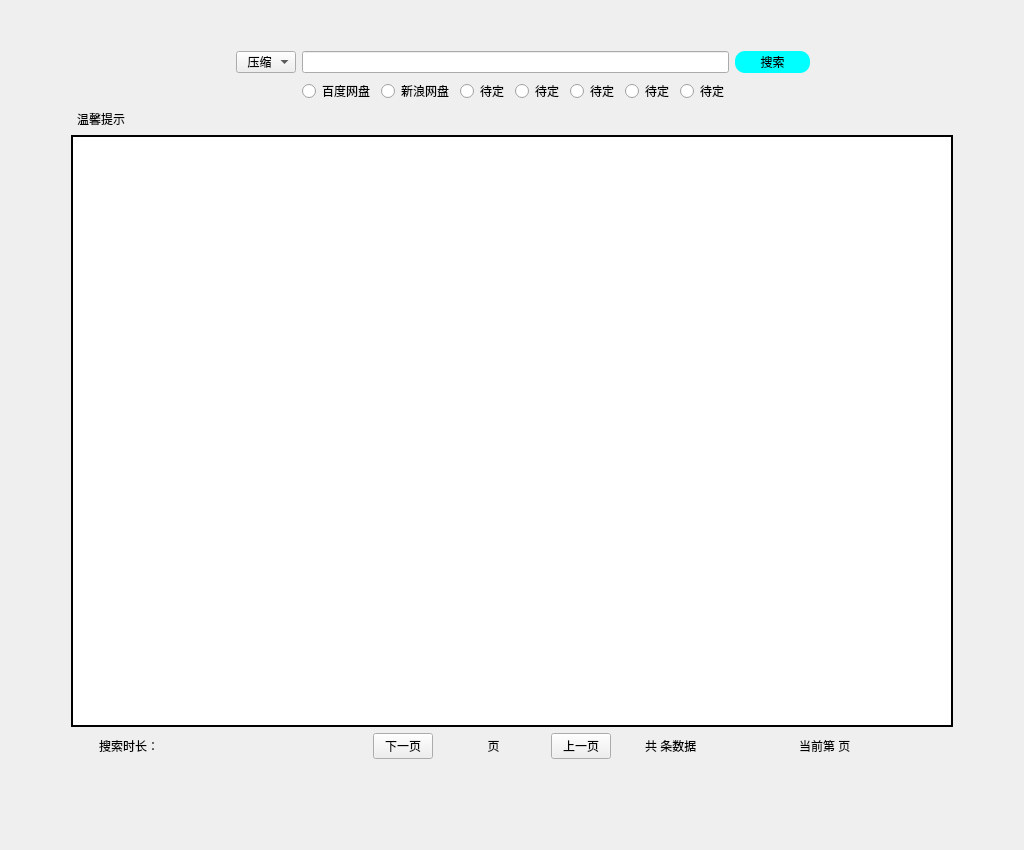
<?xml version="1.0" encoding="UTF-8"?>
<ui version="4.0">
 <class>window</class>
 <widget class="QWidget" name="window">
  <property name="geometry">
   <rect>
    <x>0</x>
    <y>0</y>
    <width>1024</width>
    <height>850</height>
   </rect>
  </property>
  <property name="minimumSize">
   <size>
    <width>1024</width>
    <height>850</height>
   </size>
  </property>
  <property name="windowTitle">
   <string>Form</string>
  </property>
  <property name="windowOpacity">
   <double>0.900000000000000</double>
  </property>
  <layout class="QGridLayout" name="gridLayout" rowstretch="0,0,0,0,0,0,0,0,0">
   <property name="sizeConstraint">
    <enum>QLayout::SetMinAndMaxSize</enum>
   </property>
   <item row="6" column="1" colspan="6">
    <layout class="QVBoxLayout" name="verticalLayout">
     <property name="spacing">
      <number>6</number>
     </property>
     <item>
      <widget class="QTableView" name="tableView">
       <property name="frameShape">
        <enum>QFrame::WinPanel</enum>
       </property>
       <property name="frameShadow">
        <enum>QFrame::Plain</enum>
       </property>
       <property name="lineWidth">
        <number>4</number>
       </property>
       <property name="midLineWidth">
        <number>4</number>
       </property>
       <property name="verticalScrollBarPolicy">
        <enum>Qt::ScrollBarAsNeeded</enum>
       </property>
       <property name="autoScrollMargin">
        <number>8</number>
       </property>
       <property name="dragEnabled">
        <bool>true</bool>
       </property>
       <property name="alternatingRowColors">
        <bool>true</bool>
       </property>
       <property name="selectionMode">
        <enum>QAbstractItemView::MultiSelection</enum>
       </property>
       <property name="iconSize">
        <size>
         <width>40</width>
         <height>40</height>
        </size>
       </property>
       <property name="gridStyle">
        <enum>Qt::DashLine</enum>
       </property>
       <property name="sortingEnabled">
        <bool>true</bool>
       </property>
       <attribute name="horizontalHeaderCascadingSectionResizes">
        <bool>false</bool>
       </attribute>
       <attribute name="horizontalHeaderStretchLastSection">
        <bool>true</bool>
       </attribute>
       <attribute name="verticalHeaderCascadingSectionResizes">
        <bool>false</bool>
       </attribute>
       <attribute name="verticalHeaderShowSortIndicator" stdset="0">
        <bool>true</bool>
       </attribute>
       <attribute name="verticalHeaderStretchLastSection">
        <bool>true</bool>
       </attribute>
      </widget>
     </item>
     <item>
      <layout class="QHBoxLayout" name="horizontalLayout_8">
       <item>
        <widget class="QLabel" name="lgtime">
         <property name="maximumSize">
          <size>
           <width>180</width>
           <height>16777215</height>
          </size>
         </property>
         <property name="text">
          <string>搜索时长：</string>
         </property>
        </widget>
       </item>
       <item>
        <spacer name="horizontalSpacer_7">
         <property name="orientation">
          <enum>Qt::Horizontal</enum>
         </property>
         <property name="sizeType">
          <enum>QSizePolicy::Maximum</enum>
         </property>
         <property name="sizeHint" stdset="0">
          <size>
           <width>60</width>
           <height>20</height>
          </size>
         </property>
        </spacer>
       </item>
       <item>
        <widget class="QPushButton" name="next">
         <property name="maximumSize">
          <size>
           <width>60</width>
           <height>16777215</height>
          </size>
         </property>
         <property name="text">
          <string>下一页</string>
         </property>
        </widget>
       </item>
       <item>
        <widget class="QLabel" name="page">
         <property name="sizePolicy">
          <sizepolicy hsizetype="Minimum" vsizetype="Minimum">
           <horstretch>0</horstretch>
           <verstretch>0</verstretch>
          </sizepolicy>
         </property>
         <property name="maximumSize">
          <size>
           <width>50</width>
           <height>16777215</height>
          </size>
         </property>
         <property name="text">
          <string> 页</string>
         </property>
         <property name="alignment">
          <set>Qt::AlignCenter</set>
         </property>
        </widget>
       </item>
       <item>
        <widget class="QPushButton" name="previs">
         <property name="maximumSize">
          <size>
           <width>60</width>
           <height>16777215</height>
          </size>
         </property>
         <property name="text">
          <string>上一页</string>
         </property>
        </widget>
       </item>
       <item>
        <widget class="QLabel" name="datasum">
         <property name="maximumSize">
          <size>
           <width>120</width>
           <height>16777215</height>
          </size>
         </property>
         <property name="text">
          <string>共 条数据</string>
         </property>
        </widget>
       </item>
       <item>
        <widget class="QLabel" name="current">
         <property name="maximumSize">
          <size>
           <width>120</width>
           <height>16777215</height>
          </size>
         </property>
         <property name="text">
          <string>当前第 页</string>
         </property>
        </widget>
       </item>
      </layout>
     </item>
    </layout>
   </item>
   <item row="7" column="1">
    <layout class="QHBoxLayout" name="horizontalLayout_5"/>
   </item>
   <item row="2" column="2">
    <spacer name="horizontalSpacer_3">
     <property name="orientation">
      <enum>Qt::Horizontal</enum>
     </property>
     <property name="sizeType">
      <enum>QSizePolicy::Fixed</enum>
     </property>
     <property name="sizeHint" stdset="0">
      <size>
       <width>40</width>
       <height>20</height>
      </size>
     </property>
    </spacer>
   </item>
   <item row="3" column="2">
    <spacer name="horizontalSpacer_5">
     <property name="orientation">
      <enum>Qt::Horizontal</enum>
     </property>
     <property name="sizeHint" stdset="0">
      <size>
       <width>40</width>
       <height>20</height>
      </size>
     </property>
    </spacer>
   </item>
   <item row="5" column="3" colspan="4">
    <spacer name="verticalSpacer_3">
     <property name="orientation">
      <enum>Qt::Vertical</enum>
     </property>
     <property name="sizeType">
      <enum>QSizePolicy::Minimum</enum>
     </property>
     <property name="sizeHint" stdset="0">
      <size>
       <width>20</width>
       <height>20</height>
      </size>
     </property>
    </spacer>
   </item>
   <item row="8" column="1" colspan="6">
    <spacer name="verticalSpacer">
     <property name="orientation">
      <enum>Qt::Vertical</enum>
     </property>
     <property name="sizeType">
      <enum>QSizePolicy::Preferred</enum>
     </property>
     <property name="sizeHint" stdset="0">
      <size>
       <width>120</width>
       <height>80</height>
      </size>
     </property>
    </spacer>
   </item>
   <item row="6" column="0">
    <spacer name="horizontalSpacer">
     <property name="orientation">
      <enum>Qt::Horizontal</enum>
     </property>
     <property name="sizeType">
      <enum>QSizePolicy::Maximum</enum>
     </property>
     <property name="sizeHint" stdset="0">
      <size>
       <width>60</width>
       <height>20</height>
      </size>
     </property>
    </spacer>
   </item>
   <item row="2" column="3">
    <widget class="QComboBox" name="cmbox">
     <property name="sizePolicy">
      <sizepolicy hsizetype="Minimum" vsizetype="Minimum">
       <horstretch>0</horstretch>
       <verstretch>0</verstretch>
      </sizepolicy>
     </property>
     <property name="maximumSize">
      <size>
       <width>75</width>
       <height>25</height>
      </size>
     </property>
     <property name="contextMenuPolicy">
      <enum>Qt::DefaultContextMenu</enum>
     </property>
     <property name="maxVisibleItems">
      <number>8</number>
     </property>
     <item>
      <property name="text">
       <string>  压缩</string>
      </property>
     </item>
     <item>
      <property name="text">
       <string>  影视</string>
      </property>
     </item>
     <item>
      <property name="text">
       <string>  音乐</string>
      </property>
     </item>
     <item>
      <property name="text">
       <string>  图片</string>
      </property>
     </item>
     <item>
      <property name="text">
       <string>  文档</string>
      </property>
     </item>
     <item>
      <property name="text">
       <string>  软件</string>
      </property>
     </item>
     <item>
      <property name="text">
       <string>  种子</string>
      </property>
     </item>
     <item>
      <property name="text">
       <string>  文件</string>
      </property>
     </item>
    </widget>
   </item>
   <item row="2" column="6">
    <spacer name="horizontalSpacer_4">
     <property name="orientation">
      <enum>Qt::Horizontal</enum>
     </property>
     <property name="sizeType">
      <enum>QSizePolicy::Preferred</enum>
     </property>
     <property name="sizeHint" stdset="0">
      <size>
       <width>60</width>
       <height>20</height>
      </size>
     </property>
    </spacer>
   </item>
   <item row="0" column="1" colspan="6">
    <spacer name="verticalSpacer_2">
     <property name="orientation">
      <enum>Qt::Vertical</enum>
     </property>
     <property name="sizeType">
      <enum>QSizePolicy::Fixed</enum>
     </property>
     <property name="sizeHint" stdset="0">
      <size>
       <width>120</width>
       <height>40</height>
      </size>
     </property>
    </spacer>
   </item>
   <item row="3" column="5">
    <spacer name="horizontalSpacer_6">
     <property name="orientation">
      <enum>Qt::Horizontal</enum>
     </property>
     <property name="sizeHint" stdset="0">
      <size>
       <width>40</width>
       <height>20</height>
      </size>
     </property>
    </spacer>
   </item>
   <item row="2" column="5">
    <widget class="QPushButton" name="search">
     <property name="sizePolicy">
      <sizepolicy hsizetype="Minimum" vsizetype="Minimum">
       <horstretch>0</horstretch>
       <verstretch>0</verstretch>
      </sizepolicy>
     </property>
     <property name="maximumSize">
      <size>
       <width>75</width>
       <height>25</height>
      </size>
     </property>
     <property name="cursor">
      <cursorShape>BusyCursor</cursorShape>
     </property>
     <property name="contextMenuPolicy">
      <enum>Qt::DefaultContextMenu</enum>
     </property>
     <property name="styleSheet">
      <string notr="true">background-color: rgb(0, 255, 255);

border-top-left-radius:10px;

border-top-right-radius:10px;

border-bottom-left-radius:10px;

border-bottom-right-radius:10px;</string>
     </property>
     <property name="text">
      <string>搜索</string>
     </property>
    </widget>
   </item>
   <item row="5" column="2">
    <widget class="QLabel" name="remind">
     <property name="text">
      <string>温馨提示</string>
     </property>
    </widget>
   </item>
   <item row="3" column="4">
    <layout class="QHBoxLayout" name="horizontalLayout">
     <property name="sizeConstraint">
      <enum>QLayout::SetMinAndMaxSize</enum>
     </property>
     <item>
      <widget class="QRadioButton" name="rdbtn1">
       <property name="sizePolicy">
        <sizepolicy hsizetype="Fixed" vsizetype="Fixed">
         <horstretch>0</horstretch>
         <verstretch>0</verstretch>
        </sizepolicy>
       </property>
       <property name="text">
        <string>百度网盘</string>
       </property>
      </widget>
     </item>
     <item>
      <widget class="QRadioButton" name="rdbtn2">
       <property name="text">
        <string>新浪网盘</string>
       </property>
      </widget>
     </item>
     <item>
      <widget class="QRadioButton" name="rdbtn3">
       <property name="text">
        <string>待定</string>
       </property>
      </widget>
     </item>
     <item>
      <widget class="QRadioButton" name="rdbtn4">
       <property name="text">
        <string>待定</string>
       </property>
      </widget>
     </item>
     <item>
      <widget class="QRadioButton" name="rdbtn5">
       <property name="text">
        <string>待定</string>
       </property>
      </widget>
     </item>
     <item>
      <widget class="QRadioButton" name="rdbtn6">
       <property name="text">
        <string>待定</string>
       </property>
      </widget>
     </item>
     <item>
      <widget class="QRadioButton" name="rdbtn7">
       <property name="text">
        <string>待定</string>
       </property>
      </widget>
     </item>
    </layout>
   </item>
   <item row="6" column="8">
    <spacer name="horizontalSpacer_2">
     <property name="orientation">
      <enum>Qt::Horizontal</enum>
     </property>
     <property name="sizeType">
      <enum>QSizePolicy::Maximum</enum>
     </property>
     <property name="sizeHint" stdset="0">
      <size>
       <width>60</width>
       <height>20</height>
      </size>
     </property>
    </spacer>
   </item>
   <item row="2" column="4">
    <layout class="QHBoxLayout" name="horizontalLayout_2">
     <property name="sizeConstraint">
      <enum>QLayout::SetMinAndMaxSize</enum>
     </property>
     <item>
      <widget class="QLineEdit" name="seabar">
       <property name="sizePolicy">
        <sizepolicy hsizetype="Expanding" vsizetype="Fixed">
         <horstretch>0</horstretch>
         <verstretch>0</verstretch>
        </sizepolicy>
       </property>
       <property name="maximumSize">
        <size>
         <width>480</width>
         <height>25</height>
        </size>
       </property>
       <property name="contextMenuPolicy">
        <enum>Qt::DefaultContextMenu</enum>
       </property>
       <property name="text">
        <string/>
       </property>
      </widget>
     </item>
    </layout>
   </item>
  </layout>
  <zorder>search</zorder>
  <zorder>remind</zorder>
  <zorder>cmbox</zorder>
 </widget>
 <resources/>
 <connections/>
</ui>
